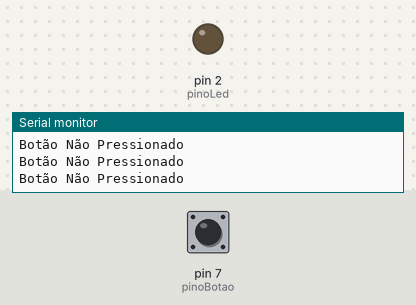
This sketch was run on a simulated Arduino Uno, built with avr-gcc and run on an emulated ATmega328P. Shown: output pins drawn as LEDs (lit = HIGH), the last lines printed to the serial monitor. Dashed ring = blinking. The test bench sets the inputs (shaded band); at power-on: pin 7 (pinoBotao) HIGH.

Above: at 1.2 s.
1.3 s: pin 7 (pinoBotao) pulled LOW for 0.15 s
At 1.39 s:
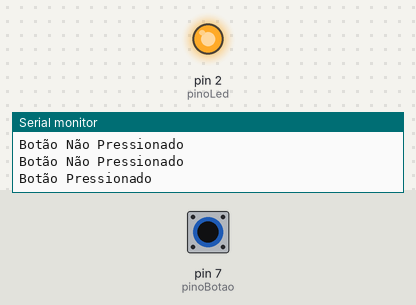
2.9 s: pin 7 (pinoBotao) pulled LOW for 0.15 s
At 3.8 s:
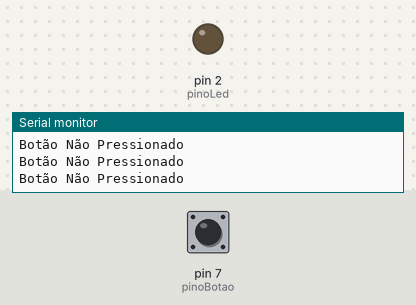
6.0 s: pin 7 (pinoBotao) pulled LOW for 1 s
At 6.7 s:
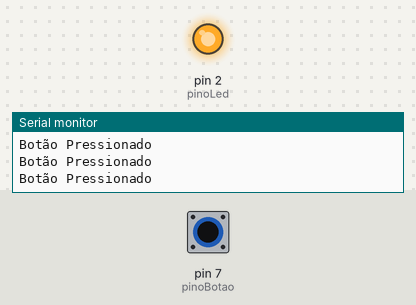
10.0 s: pin 7 (pinoBotao) pulsed LOW 2 times (0.12 s each, 0.3 s apart)
At 10.36 s:
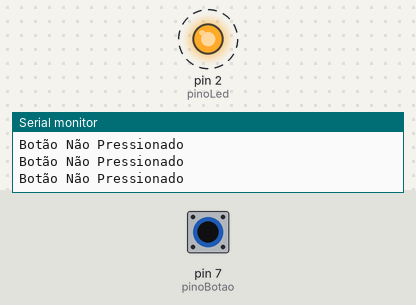
13.6 s: pin 7 (pinoBotao) driven LOW
At 14.8 s:
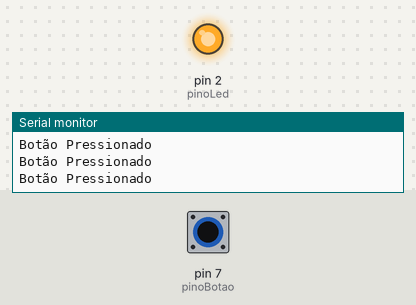
16.6 s: pin 7 (pinoBotao) driven HIGH
At 17.1 s:
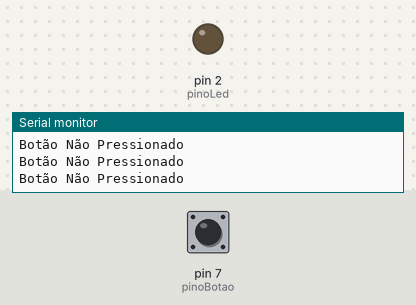
Timing chart, 0 to 19.6 s (numbered marks = the images above; inputs shaded):
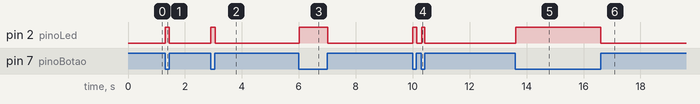

Measured:
- after the input at 1.3 s, pin 2 (pinoLed): LOW → HIGH at once, → LOW 0.15 s later
- after the input at 2.9 s, pin 2 (pinoLed): LOW → HIGH at once, → LOW 0.15 s later
- after the input at 6.0 s, pin 2 (pinoLed): LOW → HIGH at once, → LOW 1.0 s later
- after the input at 10.0 s, pin 2 (pinoLed): alternates HIGH for 0.11 s and LOW for 0.18 s, 4 changes in all, then stays LOW, starting at once
- after the input at 13.6 s, pin 2 (pinoLed): LOW → HIGH at once
- after the input at 16.6 s, pin 2 (pinoLed): HIGH → LOW at once

The sketch:

pushbutton.ino
```cpp
int pinoBotao = 7;
int pinoLed = 2;

void setup() {
 Serial.begin(9600);
pinMode(pinoBotao, INPUT_PULLUP);
pinMode(pinoLed, OUTPUT);
digitalWrite(pinoLed, LOW);
}
void loop(){
  if(digitalRead(pinoBotao) == LOW){
     digitalWrite(pinoLed, HIGH);
      Serial.println("Botão Pressionado");
  }else{
    digitalWrite(pinoLed, LOW);
    Serial.println("Botão Não Pressionado");
  }
}
```
